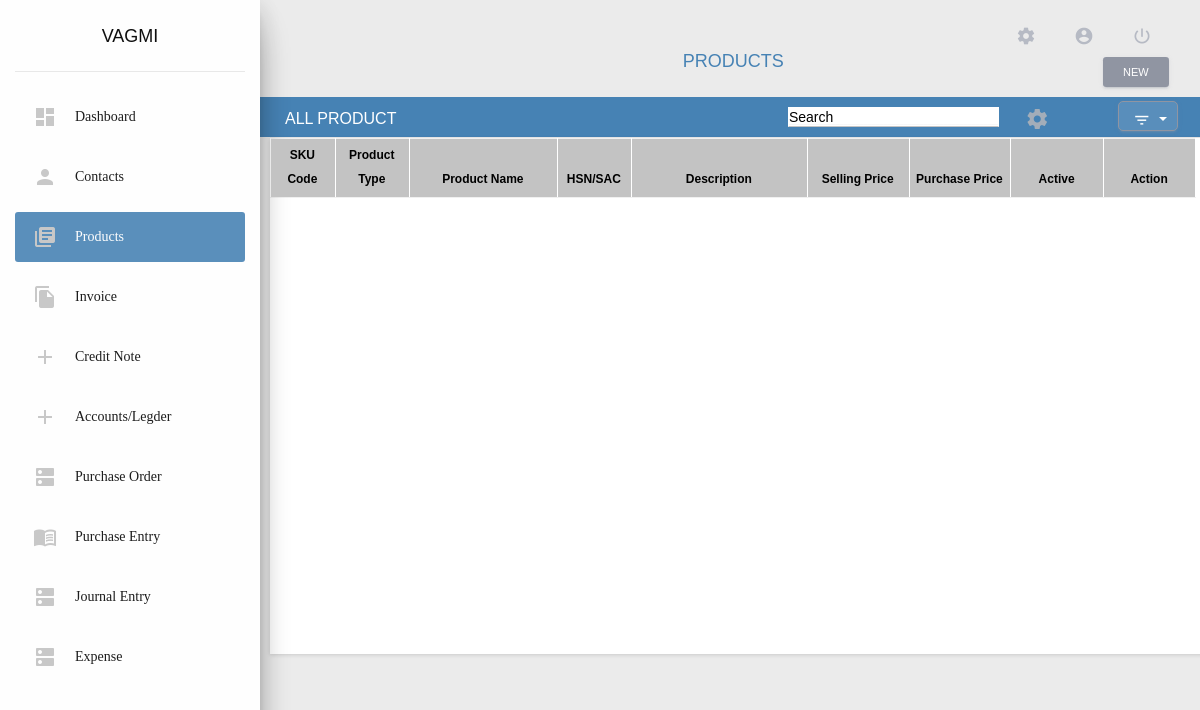
Page /products/0/ (signed in) on the earlier database version.
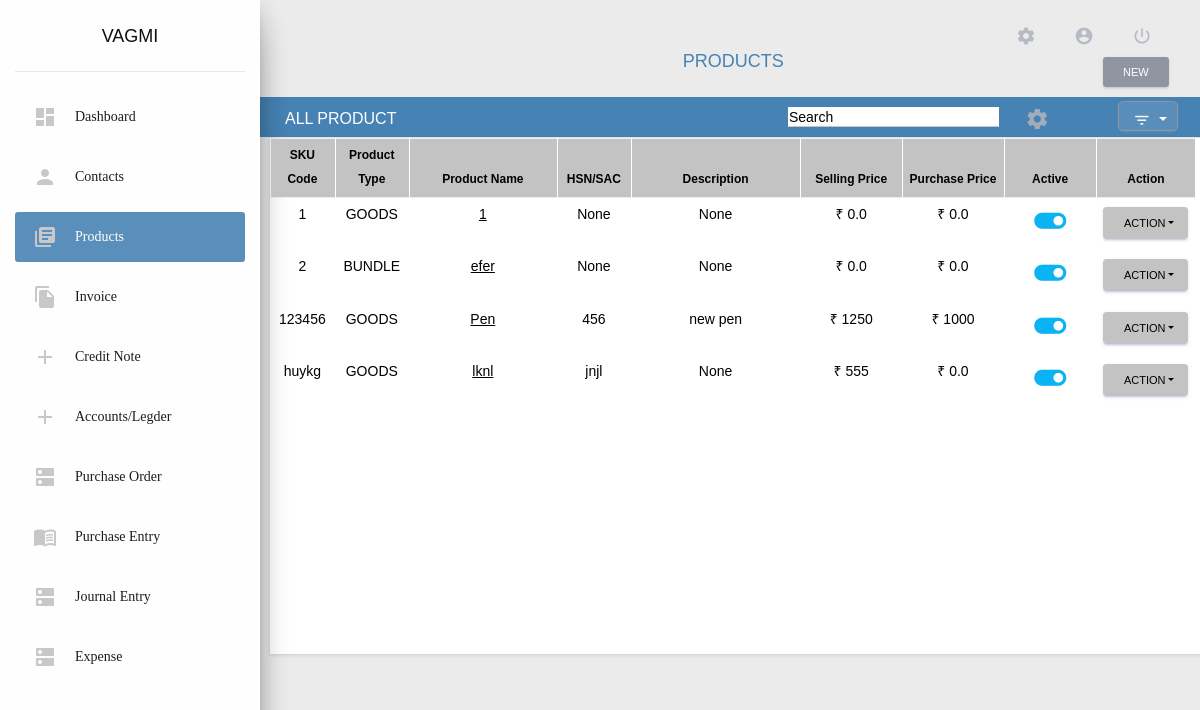
Same page on the later database version.
### app/models/products_model.py (models this page shows, shortened)
class ProductsModel(models.Model):
    user = models.ForeignKey(
        User,
        db_index = True,
        on_delete = models.CASCADE,
        blank = True,
        null = True,
    )
    product_type = models.IntegerField(
        db_index = True,
        default=0,
        choices = products_constant.PRODUCT_TYPE,
        blank = False,
        null = False,
    )
    product_delete_status = models.IntegerField(
        db_index = True,
        default=0,
        blank = False,
        null = False,
    )
    sku = models.CharField(
        max_length = 20,
        db_index = True,
        null = False,
        blank = False,
    )
    product_name = models.CharField(
        db_index = True,
        blank = False,
        null = False,
        max_length = 50,
    )
    product_description = models.TextField(
        blank = True,
        null = True,
        max_length=300,
    )
    hsn_code = models.CharField(
        max_length = 250,
        db_index = True,
        blank = True,
        null = True,
    )
    tds = models.CharField(
        default = 0.0,
        max_length=10,
        db_index = True,
        null=True,
        blank=True,
    )
    unit = models.IntegerField(
        db_index = True,
        blank = True,
        null = True,
        choices = products_constant.UNITS
    )
    hidden_img = models.TextField(
        blank = True,
        null = True,
    )
    is_sales = models.BooleanField(
        default = True,
        db_index = True,
        choices = user_constants.IS_TRUE,
        blank = True,
        null = True,
    )
    selling_price = models.CharField(
        max_length=15,
        db_index = True,
        default = 0.0,
        blank = True,
        null = True,
    )
    selling_tax = models.IntegerField(
        db_index = True,
        null=True,
        blank=True,
    )
    inclusive_tax = models.CharField(
        max_length=15,
        db_index = True,
        blank = True,
        null = True,
    )
    sales_account = models.IntegerField(
        db_index = True,
        null = True,
        blank = True,
        choices=products_constant.SALES_ACCOUNT_CHOICES
    )
    is_purchase = models.BooleanField(
        default = True,
        db_index = True,
        choices = user_constants.IS_TRUE,
        blank = True,
        null = True,
    )
    purchase_price = models.CharField(
        max_length=15,
        db_index = True,
        default = 0.0,
        blank = True,
        null = True,
    )
    purchase_tax = models.CharField(
        max_length=5,
        default = 0.0,
        db_index = True,
        null=True,
        blank=True,
    )
    inclusive_purchase_tax = models.CharField(
        max_length=15,
        db_index = True,
        blank = True,
        null = True,
    )
    reverse_charges = models.CharField(
        max_length=15,
        db_index = True,
        blank = True,
        null = True,
    )
    purchase_account = models.IntegerField(
        db_index = True,
        null = True,
        blank = True,
        choices = products_constant.PURCHASE_ACCOUNT_CHOICES,
    )
    discount = models.IntegerField(
        db_index = True,
        default = 0.0,
        null = True,
        blank = True,
    )
    abatement = models.IntegerField(
        default = 0,
        db_index = True,
        null = True,
        blank = True,
    )
    is_active = models.BooleanField(
        db_index = True,
        default = True,
        choices = user_constants.IS_TRUE,
    )

### app/views/products.py (the view, shortened to what this page needs)
# urls.py: path('products/<int:ins>/', never_cache(login_required(products.view_products)), name = 'view_products'),
def view_products(request, *args, **kwargs):
    template_name = 'app/app_files/products/index.html'
    data = defaultdict()
    data["view"] = ""
    data["products"] = {}
    data["css_files"] = []
    data["js_files"] = ['custom_files/js/customize_view.js','custom_files/js/product.js']
    data["active_link"] = 'Products'
    data["breadcrumb_title"] = 'PRODUCTS'
    data['type'] = 'view'
    data["included_template"] = 'app/app_files/products/view_products.html'
    products = ProductsModel.objects.prefetch_related('productphotos_set').filter(Q(user = request.user) & Q(product_delete_status = 0))
    if(int(kwargs["ins"]) == 0):
        if request.session.has_key('product_search'):
            del request.session['product_search']
        elif request.session.has_key('product_filter_type'):
            del request.session['product_filter_type']
        elif request.session.has_key('product_filter_active'):
            del request.session['product_filter_active']
        products = products.filter(is_active = True)
    data["products"] = products
    customize_product = CustomizeModuleName.objects.filter(Q(user = request.user) & Q(customize_name = 2))
    if(len(customize_product) != 0):
        view_product = CustomizeProductView.objects.get(customize_view_name = customize_product[0].id)
        if(view_product is not None):
            data['customize'] = view_product
        else:
            data['customize'] = 'NA'
    else:
        data['customize'] = 'NA'
    return render(request, template_name, data)

### app/templatetags/common_filters.py (called while the page is built)
@register.simple_tag
def load_css_files(scripts = list()):
    html = []
    for script in scripts:
        html.append('<link rel="stylesheet" href="'+settings.STATIC_URL+script+'"/>')
    return safestring.mark_safe(''.join(html))

@register.simple_tag
def load_javascript_files(scripts = list()):
    html = []
    for script in scripts:
        html.append('<script src="'+settings.STATIC_URL+script+'"></script>')
    return safestring.mark_safe(''.join(html))

### app/templates/app/app_files/products/index.html (shortened to what this page needs)
{% extends 'app/base/base.html' %}
{% load static %}
{% load common_filters %}
{% load pagination %}
{% block content %}
<div class="row custom-row" style="padding:10px; background: linear-gradient(60deg,#f5700c,#ff9800);">
    <div class="col-md-2" style = "margin-right: inherit;" >
        <b>ALL PRODUCT</b>
    </div>
    <div class="col-md-5">
    </div>
    <div class="col-md-3" >
        <input type="search" name="search" id="con_search" placeholder="Search" class="form-control">
    </div>
    <div class="col-md-2 rect">
        <div class="row">
            <div class="col-md-1 rect2">
                <form action="{% url 'view_products' 2 %}" method="get">
                            <div class="dropdown"style="margin-left:150px;margin-top:-18px;margin-bottom:7px;">
                                <button title="Filter" class="btn  dropdown-toggle" type="button" id="dropdownMenuButton" data-toggle="dropdown"data-display="static" aria-haspopup="true" aria-expanded="false" style="float: right;padding: 7px 14px 7px 14px;height:30px;width:60px;background-color:#598ebb;">
                            <i class="material-icons">filter_list</i>
                        </button>
                            </div>
                            </form>
            <div class="col-md-1 rect1">
                <span title="Custom View" class="material-icons icons" data-toggle="modal" data-target="#CustomizeViewModel" style="margin-top: 13%;margin-left:-19px;color: rgba(190, 186, 186, 0.781);">settings</span>
            </div>
        </div>
    </div>
</div>
<div class="container">
    {% include included_template %}
</div>
{% endblock %}

### app/templates/app/app_files/products/view_products.html (shortened to what the changed rows need)
<div class="row">
    <div class="col-lg-12">
        <div class="card">
            <div class="card-body">
                <div class="table" id="customize_table">
                    <table class="table-bordered" style="width: 96%;" cellspacing="0">
                        <thead  style="background-color: #EEEEEE; color:#000000; font-size:11px">
                            {% if customize.product_sku != 0 %}
                            <th class="text-center customize_sku" style="width:7%;">SKU Code</th>
                            {% endif %}
                            {% if customize.product_type != 0 %}
                            <th class="text-center customize_type" style="width: 8%;">Product Type</th>
                            {% endif %}
                            {% if customize.product_name != 0 %}
                            <th class="text-center customize_name" style="width: 16%;">Product Name</th>
                            {% endif %}
                            {% if customize.product_hsn != 0 %}
                            <th class="text-center customize_hsn" style="width: 8%;">HSN/SAC</th>
                            {% endif %}
                            {% if customize.product_description != 0 %}
                            <th class="text-center customize_desc">Description</th>
                            {% endif %}
                            {% if customize.product_selling_price != 0 %}
                            <th class="text-center customize_selling" style="width: 11%;">Selling Price</th>
                            {% endif %}
                            {% if customize.product_Purchase_price != 0 %}
                            <th class="text-center customize_purchase" style="width: 11%;">Purchase Price</th>
                            {% endif %}
                            <th class="text-center" style="width: 10%;">Active</th>
                            <th class="text-center" style="width: 10%;">Action</th>
                        </thead>
                        <tbody>
                            {% for product in products %}
                                <tr id="t{{product.id}}">
                                    {% if customize.product_sku != 0 %}
                                    <td align="center" class="customize_sku">{{ product.sku|truncatechars:6 }}</td>
                                    {% endif %}
                                    {% if customize.product_type != 0 %}
                                    <td align="center" class="customize_type">{{ product.get_product_type_display }}</td>
                                    {% endif %}
                                    {% if customize.product_name != 0 %}
                                    <td align="center" class="customize_name"><a class="product_name" href="{% url 'edit_product' product.id %}" style="color: #8b92a9;text-decoration: underline;">
                                            {{ product.product_name|truncatechars:15 }}
                                        </a>
                                    </td>
                                    {% endif %}
                                    {% if customize.product_hsn != 0 %}
                                    <td align="center" class="customize_hsn">{{ product.hsn_code|truncatechars:8 }}</td>
                                    {% endif %}
                                    {% if customize.product_description != 0 %}
                                        {% if product.product_description %}
                                        <td align="center" class="customize_desc">{{ product.product_description|truncatechars:30  }}</td>
                                        {% else %}
                                        <td align="center" class="customize_desc">None</td>
                                        {% endif %}
                                    {% endif %}
                                    {% if customize.product_selling_price != 0 %}
                                    <td align="center" class="customize_selling">{% if product.selling_price %}₹{% endif %}  {{ product.selling_price|truncatechars:10 }}</td>
                                    {% endif %}
                                    {% if customize.product_Purchase_price != 0 %}
                                    <td align="center" class="customize_purchase">{% if product.purchase_price %}₹{% endif %}  {{ product.purchase_price|truncatechars:10 }}</td>
                                    {% endif %}
                                    <td class="text-center" align="center">
                                        {% if product.is_active %}
                                        <a title="Active" data-toggle="modal" data-target="#status{{product.id}}" style="padding:5px 5px;">
                                            <i class="material-icons" id="{{product.id}}" style="font-size: 275%;color:#0cb3f3;">toggle_on</i>
                                        </a>
                                        {% else %}
                                        <a title="Inactive" data-toggle="modal" data-target="#status{{product.id}}" style="padding:5px 5px;">
                                            <i class="material-icons" id="{{product.id}}" style="font-size: 275%;color:#0cb3f3;">toggle_off</i>
                                        </a>
                                        {% endif %}
                                    </td>
                                    <td>
                                        <button class="btn btn-primary dropdown-toggle btn-sm" type="button" id="dropdownMenuButton" data-toggle="dropdown" aria-haspopup="true" aria-expanded="false" style="width: 85px;color:black;">Action</button>
                                    </td>
                                </tr>
                            {% endfor %}
                        </tbody>
                    </table>
                </div>
            </div>
        </div>
    </div>
</div>

Differences in the rows shown:
added ProductsModel: sku "1", product_type "GOODS", product_name "1", hsn_code "None", product_description "None", selling_price "0.0", purchase_price "0.0"
added ProductsModel: sku "2", product_type "BUNDLE", product_name "efer", hsn_code "None", product_description "None", selling_price "0.0", purchase_price "0.0"
added ProductsModel: sku "123456", product_type "GOODS", product_name "Pen", hsn_code "456", product_description "new pen", selling_price "1250", purchase_price "1000"
added ProductsModel: sku "huykg", product_type "GOODS", product_name "lknl", hsn_code "jnjl", product_description "None", selling_price "555", purchase_price "0.0"
